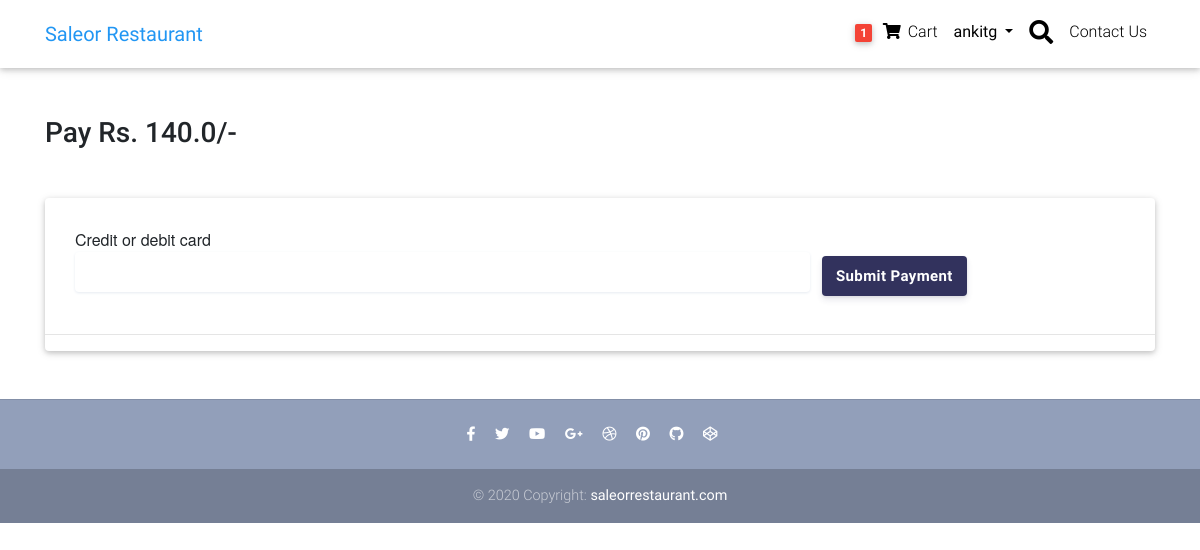
Page /payment/stripe/ (signed in) on the earlier database version.
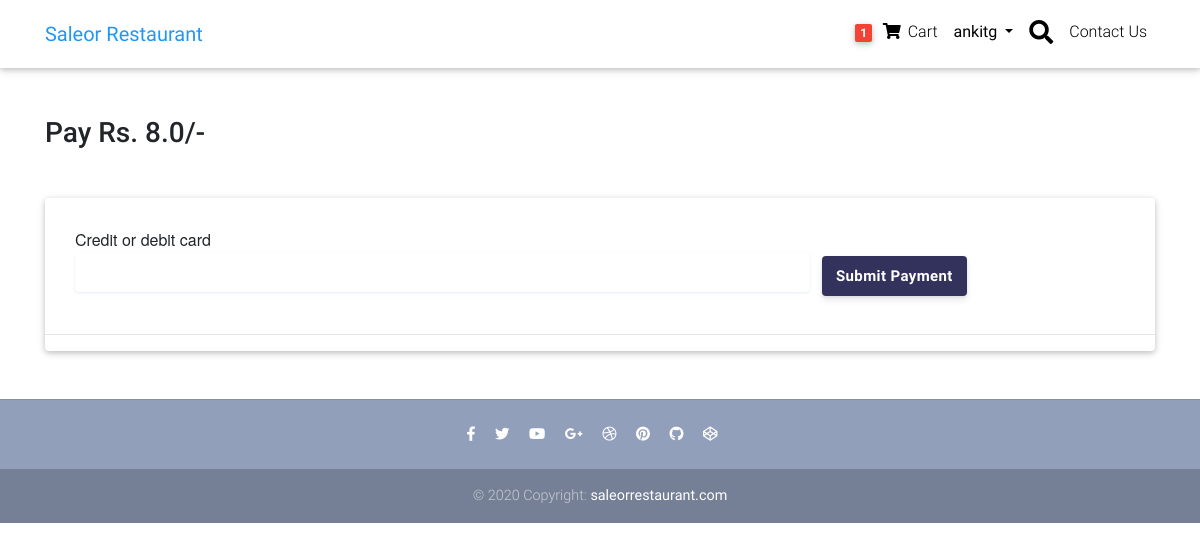
Same page on the later database version.
### restaurant/models.py (models this page shows, shortened)
class Order(models.Model):
    user = models.ForeignKey(settings.AUTH_USER_MODEL, on_delete=models.CASCADE)
    ref_code = models.CharField(max_length=20, blank=True, null=True)
    items = models.ManyToManyField(OrderItem)
    order_date = models.DateTimeField()
    ordered = models.BooleanField(default=False)
    billing_address = models.ForeignKey('BillingAddress', on_delete=models.SET_NULL, blank=True, null=True)
    payment = models.ForeignKey('Payment', on_delete=models.SET_NULL, blank=True, null=True)
    paytm_payment_id = models.CharField(max_length=100, null=True, blank=True)
    coupon = models.ForeignKey('Coupon', on_delete=models.SET_NULL, blank=True, null=True)
    status = models.CharField(max_length=50, choices=order_status, default='not_accepted')
    refund_requested = models.BooleanField(default=False)
    refund_granted = models.BooleanField(default=False)
    refund_completed = models.BooleanField(default=False)
    def get_total(self):
        total = 0
        for order_item in self.items.all():
            total += order_item.get_final_price()
        if self.coupon:
            total -= self.coupon.amount
        return total

class OrderItem(models.Model):
    user = models.ForeignKey(settings.AUTH_USER_MODEL, on_delete=models.CASCADE)
    item = models.ForeignKey(Item, on_delete=models.CASCADE)
    cartitem = models.IntegerField(default=1)
    ordered = models.BooleanField(default=False)
    def get_total_item_discount_price(self):
        return self.cartitem * self.item.discount_price
    def get_final_price(self):
        if self.item.discount_price:
            return self.get_total_item_discount_price()
        return self.get_total_item_price()

class Item(models.Model):
    title = models.CharField(max_length=100)
    price = models.FloatField()
    discount_price = models.FloatField(blank=True, null=True)
    veg_or_nonveg = models.CharField(choices=dish_type, max_length=20)
    quantity = models.CharField(choices=quantity, max_length=20)
    image_url = models.URLField()
    slug = models.SlugField()

### restaurant/views.py (the view, shortened to what this page needs)
# urls.py: path('payment/stripe/', views.PaymentView.as_view(), name="payment"),
class PaymentView(LoginRequiredMixin, View):
    def get(self, *args, **kwargs):
        try:
            order = Order.objects.get(user=self.request.user, ordered=False)
            if order.billing_address:
                return render(self.request, 'restaurant/payment.html', {'STRIPE_PUBLIC_KEY': settings.STRIPE_PUBLIC_KEY, 'order': order})
            else:
                messages.warning(self.request, 'please add a billing address')
                return redirect('restaurant:checkOut')
        except ObjectDoesNotExist:
            messages.warning(
                self.request, 'You don\'t have any item in your cart')
            return redirect('/')

### restaurant/templatetags/cart_template_tags.py (called while the page is built)
@register.filter
def cart_item_count(user):
    if user.is_authenticated:
        queryset = Order.objects.filter(user=user, ordered=False)
        if queryset.exists():
            return queryset[0].items.count()
    return 0

### templates/restaurant/payment.html (shortened to what this page needs)
{% extends "base.html" %}
{% block content %}
{% load crispy_forms_tags %}
<head>
</head>
<main>
  <div class="container wow fadeIn">
    <h2 class="my-5 h3">Pay Rs. {{order.get_total}}/-</h2>
    <div class="row">
      <div class="col-md-12 mb-4">
        <div class="card">
          <body class="imt_processed">
            <div class="wrapper">
              <form action="." method="post" id="stripe-form">
                <div class="stripe-form-row">
                  <label for="card-element" id="stripeBtnLabel">
                    Credit or debit card
                  </label>
                  <div id="card-element" class="StripeElement StripeElement--empty">
                    <div class="__PrivateStripeElement"
                      style="margin: 0px !important; padding: 0px !important; border: medium none !important; display: block !important; background: transparent none repeat scroll 0% 0% !important; position: relative !important; opacity: 1 !important;">
                      <iframe allowtransparency="true" scrolling="no" name="__privateStripeFrame5"
                        allowpaymentrequest="true"
                        src="https://js.stripe.com/v3/elements-inner-card-b9b4fe1d88e529387c86d713ab52541d.html#style[base][color]=%2332325d&amp;style[base][fontFamily]=%22Helvetica+Neue%22%2C+Helvetica%2C+sans-serif&amp;style[base][fontSmoothing]=antialiased&amp;style[base][fontSize]=16px&amp;style[base][::placeholder][color]=%23aab7c4&amp;style[invalid][color]=%23fa755a&amp;style[invalid][iconColor]=%23fa755a&amp;componentName=card&amp;wait=false&amp;rtl=false&amp;keyMode=test&amp;apiKey=pk_test_TYooMQauvdEDq54NiTphI7jx&amp;origin=https%3A%2F%2Fstripe.com&amp;referrer=https%3A%2F%2Fstripe.com%2Fdocs%2Fstripe-js&amp;controllerId=__privateStripeController1"
                        title="Secure card payment input frame"
                        style="border: medium none !important; margin: 0px !important; padding: 0px !important; width: 1px !important; min-width: 100% !important; overflow: hidden !important; display: block !important; user-select: none !important; height: 19.2px;"
                        frameborder="0"></iframe><input class="__PrivateStripeElement-input" aria-hidden="true"
                    </div>
                  </div>
                  <div id="card-errors" role="alert"></div>
                </div>
                <button id="stripeBtn">Submit Payment</button>
              </form>
            </div>
            <hr>
          </body>
          </html>
{% endblock content %}

Differences in the rows shown:
no longer on this page (row edited): Order: get_total "140.0"
added Order: get_total "8.0"
